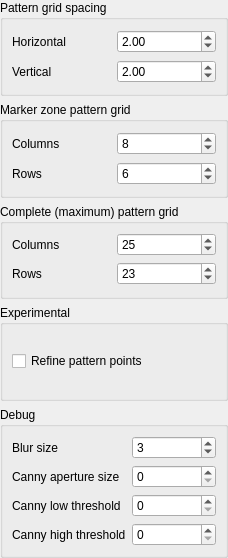
<?xml version="1.0" encoding="UTF-8"?>
<ui version="4.0">
 <class>ZRingGrid2PatternFinderConfigWidget</class>
 <widget class="QWidget" name="ZRingGrid2PatternFinderConfigWidget">
  <property name="geometry">
   <rect>
    <x>0</x>
    <y>0</y>
    <width>228</width>
    <height>558</height>
   </rect>
  </property>
  <property name="windowTitle">
   <string>Form</string>
  </property>
  <layout class="QVBoxLayout" name="verticalLayout">
   <property name="leftMargin">
    <number>0</number>
   </property>
   <property name="topMargin">
    <number>0</number>
   </property>
   <property name="rightMargin">
    <number>0</number>
   </property>
   <property name="bottomMargin">
    <number>0</number>
   </property>
   <item>
    <widget class="QGroupBox" name="groupBox_3">
     <property name="title">
      <string>Pattern grid spacing</string>
     </property>
     <layout class="QGridLayout" name="gridLayout_4">
      <item row="0" column="0">
       <widget class="QLabel" name="label_12">
        <property name="text">
         <string>Horizontal</string>
        </property>
       </widget>
      </item>
      <item row="0" column="1">
       <widget class="QDoubleSpinBox" name="sizeColWidthSpinBox">
        <property name="value">
         <double>2.000000000000000</double>
        </property>
       </widget>
      </item>
      <item row="1" column="0">
       <widget class="QLabel" name="label_17">
        <property name="text">
         <string>Vertical</string>
        </property>
       </widget>
      </item>
      <item row="1" column="1">
       <widget class="QDoubleSpinBox" name="sizeRowHeightSpinBox">
        <property name="value">
         <double>2.000000000000000</double>
        </property>
       </widget>
      </item>
     </layout>
    </widget>
   </item>
   <item>
    <widget class="QGroupBox" name="groupBox_2">
     <property name="title">
      <string>Marker zone pattern grid</string>
     </property>
     <layout class="QGridLayout" name="gridLayout_3">
      <item row="0" column="0">
       <widget class="QLabel" name="label_15">
        <property name="text">
         <string>Columns</string>
        </property>
       </widget>
      </item>
      <item row="0" column="1">
       <widget class="QSpinBox" name="sizeColumnsSpinBox">
        <property name="value">
         <number>8</number>
        </property>
       </widget>
      </item>
      <item row="1" column="0">
       <widget class="QLabel" name="label_16">
        <property name="text">
         <string>Rows</string>
        </property>
       </widget>
      </item>
      <item row="1" column="1">
       <widget class="QSpinBox" name="sizeRowsSpinBox">
        <property name="value">
         <number>6</number>
        </property>
       </widget>
      </item>
     </layout>
    </widget>
   </item>
   <item>
    <widget class="QGroupBox" name="groupBox">
     <property name="title">
      <string>Complete (maximum) pattern grid </string>
     </property>
     <layout class="QGridLayout" name="gridLayout_2">
      <item row="0" column="0">
       <widget class="QLabel" name="label_19">
        <property name="text">
         <string>Columns</string>
        </property>
       </widget>
      </item>
      <item row="0" column="1">
       <widget class="QSpinBox" name="maxSizeColumnsSpinBox">
        <property name="value">
         <number>25</number>
        </property>
       </widget>
      </item>
      <item row="1" column="0">
       <widget class="QLabel" name="label_18">
        <property name="text">
         <string>Rows</string>
        </property>
       </widget>
      </item>
      <item row="1" column="1">
       <widget class="QSpinBox" name="maxSizeRowsSpinBox">
        <property name="value">
         <number>23</number>
        </property>
       </widget>
      </item>
     </layout>
    </widget>
   </item>
   <item>
    <widget class="QGroupBox" name="groupBox_4">
     <property name="title">
      <string>Experimental</string>
     </property>
     <layout class="QGridLayout" name="gridLayout">
      <item row="1" column="0">
       <widget class="QCheckBox" name="refinePatternPointsCheckBox">
        <property name="text">
         <string>Refine pattern points</string>
        </property>
       </widget>
      </item>
     </layout>
    </widget>
   </item>
   <item>
    <widget class="QGroupBox" name="groupBox_5">
     <property name="title">
      <string>Debug</string>
     </property>
     <layout class="QGridLayout" name="gridLayout_5">
      <item row="0" column="1">
       <widget class="QSpinBox" name="blurSizeSpinBox">
        <property name="maximum">
         <number>10</number>
        </property>
        <property name="value">
         <number>3</number>
        </property>
       </widget>
      </item>
      <item row="0" column="0">
       <widget class="QLabel" name="label">
        <property name="text">
         <string>Blur size</string>
        </property>
       </widget>
      </item>
      <item row="2" column="0">
       <widget class="QLabel" name="label_3">
        <property name="text">
         <string>Canny low threshold</string>
        </property>
       </widget>
      </item>
      <item row="1" column="0">
       <widget class="QLabel" name="label_2">
        <property name="text">
         <string>Canny aperture size</string>
        </property>
       </widget>
      </item>
      <item row="3" column="0">
       <widget class="QLabel" name="label_4">
        <property name="text">
         <string>Canny high threshold</string>
        </property>
       </widget>
      </item>
      <item row="1" column="1">
       <widget class="QSpinBox" name="cannyApertureSizeSpinBox"/>
      </item>
      <item row="2" column="1">
       <widget class="QSpinBox" name="cannyLowThresholdSpinBox">
        <property name="maximum">
         <number>999</number>
        </property>
       </widget>
      </item>
      <item row="3" column="1">
       <widget class="QSpinBox" name="cannyHighThresholdSpinBox">
        <property name="maximum">
         <number>999</number>
        </property>
       </widget>
      </item>
     </layout>
    </widget>
   </item>
  </layout>
 </widget>
 <resources/>
 <connections/>
</ui>
